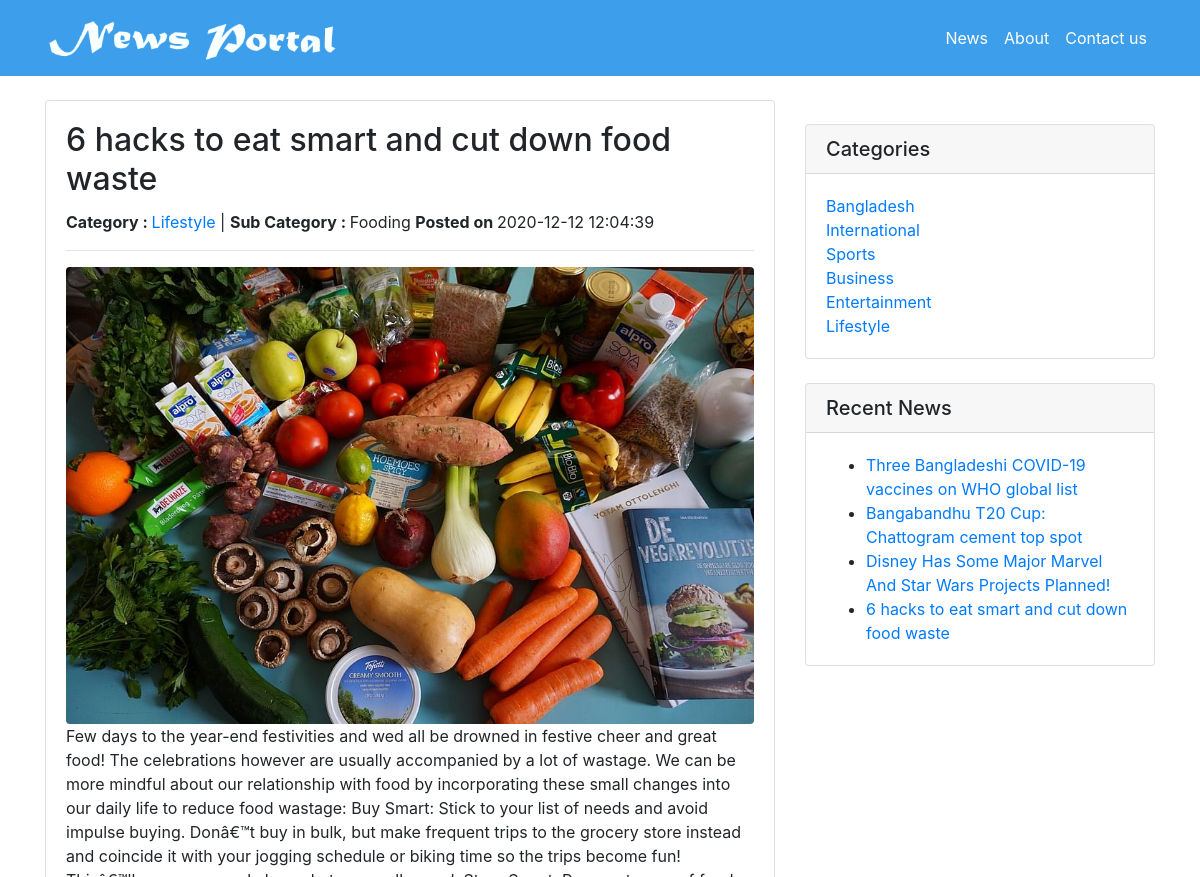
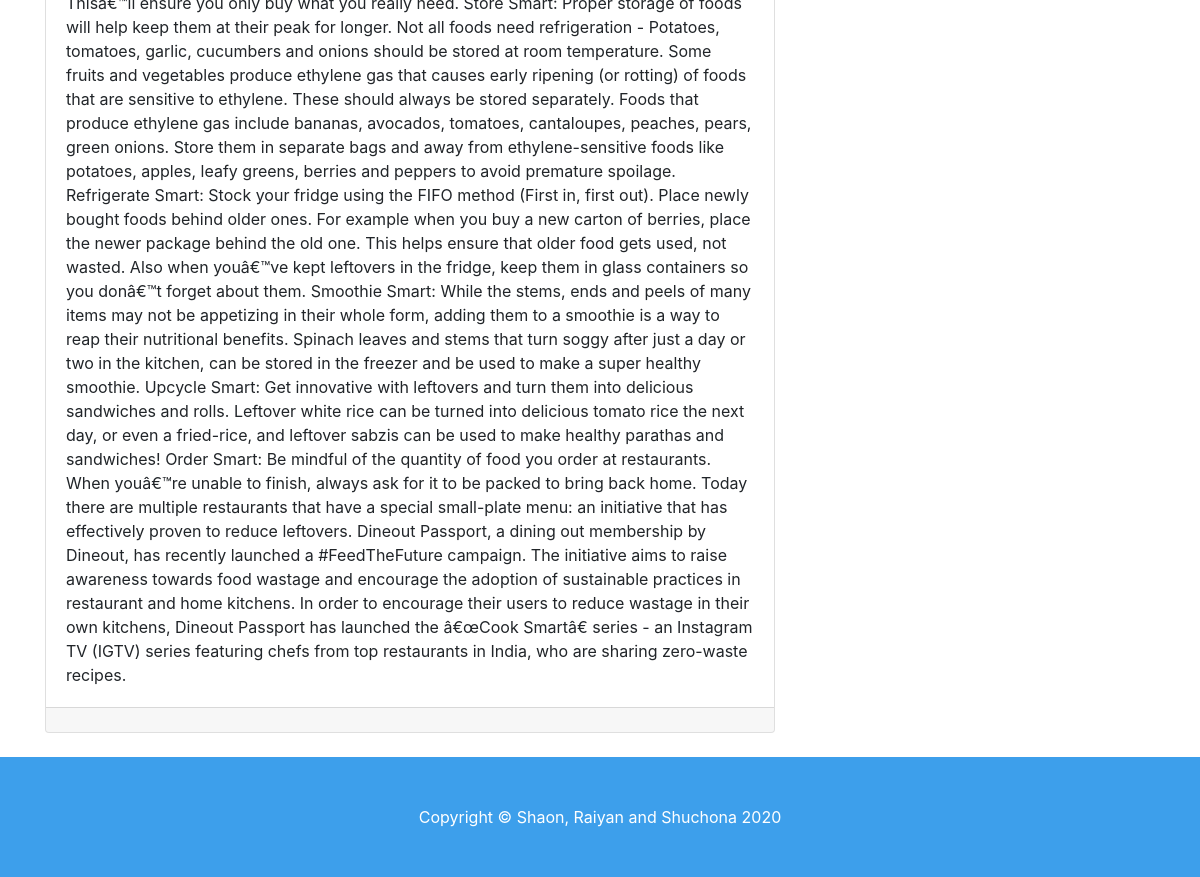
Before: /news-details.php?nid=4 with the older database file (2 pictures, top to bottom).
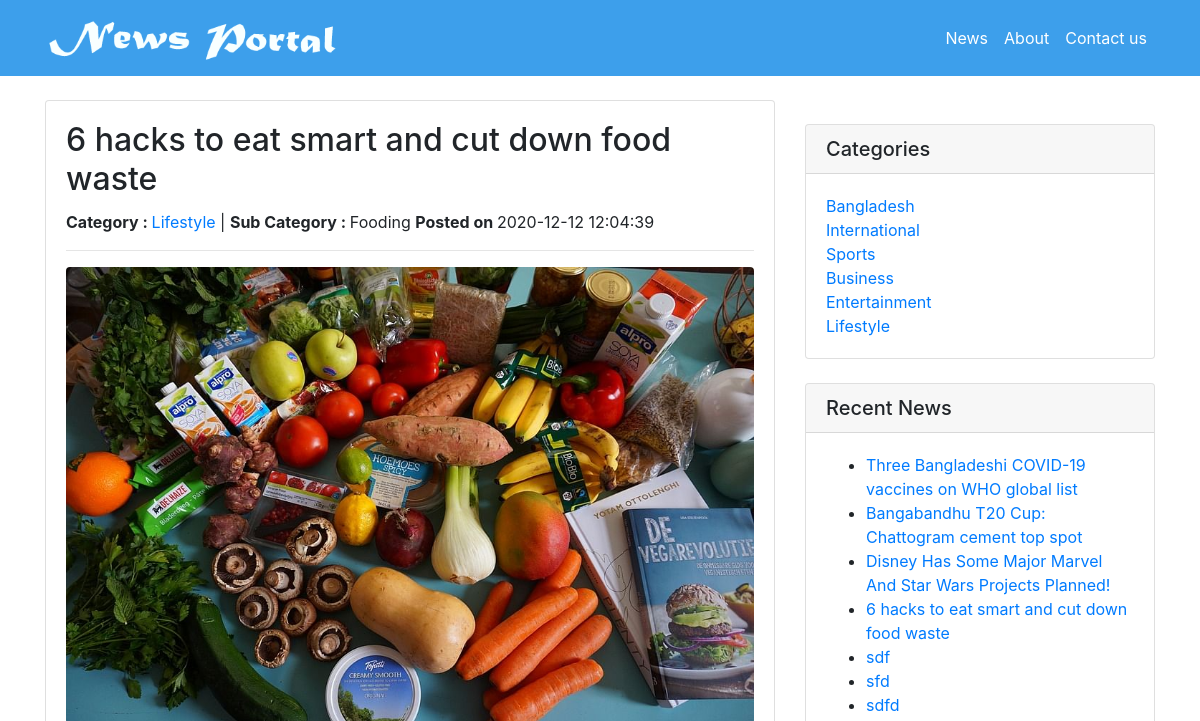
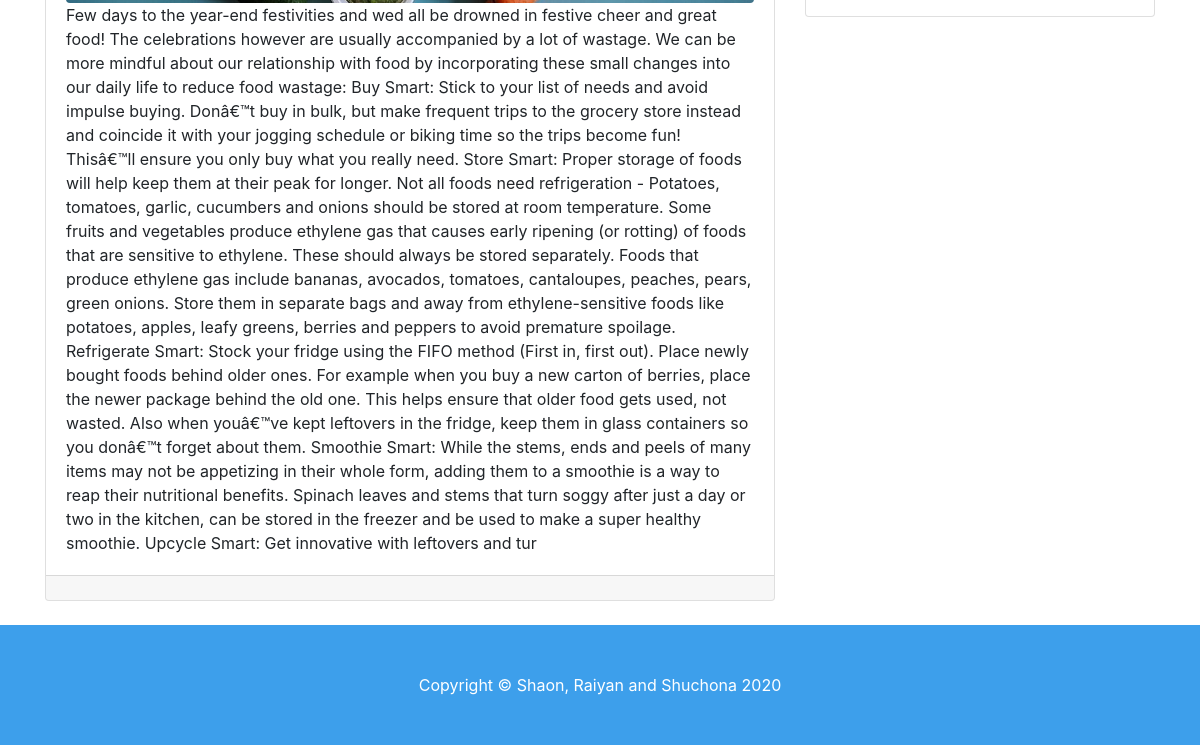
After: the same page with the newer database file (2 pictures, top to bottom).
### tables this page shows
CREATE TABLE `tblposts` (
  `id` int(11) NOT NULL,
  `PostTitle` longtext,
  `CategoryId` int(11) DEFAULT NULL,
  `SubCategoryId` int(11) DEFAULT NULL,
  `PostDetails` varchar(2000) DEFAULT NULL,
  `PostingDate` timestamp NULL DEFAULT CURRENT_TIMESTAMP,
  `UpdationDate` timestamp NULL DEFAULT NULL ON UPDATE CURRENT_TIMESTAMP,
  `Is_Active` int(1) DEFAULT NULL,
  `PostUrl` mediumtext,
  `PostImage` varchar(255) DEFAULT NULL
);

CREATE TABLE `tblcategory` (
  `id` int(11) NOT NULL,
  `CategoryName` varchar(200) DEFAULT NULL,
  `Description` mediumtext,
  `PostingDate` timestamp NULL DEFAULT CURRENT_TIMESTAMP,
  `UpdationDate` timestamp NULL DEFAULT '0000-00-00 00:00:00' ON UPDATE CURRENT_TIMESTAMP,
  `Is_Active` int(1) DEFAULT NULL
);

CREATE TABLE `tblsubcategory` (
  `SubCategoryId` int(11) NOT NULL,
  `CategoryId` int(11) DEFAULT NULL,
  `Subcategory` varchar(255) DEFAULT NULL,
  `SubCatDescription` mediumtext,
  `PostingDate` timestamp NOT NULL DEFAULT CURRENT_TIMESTAMP,
  `UpdationDate` timestamp NULL DEFAULT '0000-00-00 00:00:00' ON UPDATE CURRENT_TIMESTAMP,
  `Is_Active` int(1) DEFAULT NULL
);

### news-details.php (the view, shortened to what this page needs)
<?php
include('includes/config.php');
?>
<!DOCTYPE html>
<html lang="en">
  <head>
    <link href="vendor/bootstrap/css/bootstrap.min.css" rel="stylesheet">
    <link href="css/modern-business.css" rel="stylesheet">
  </head>
  <body>
   <?php include('includes/header.php');?>
    <div class="container">
      <div class="row" style="margin-top: 4%">
        <div class="col-md-8">
<?php
$pid=intval($_GET['nid']);
 $query=mysqli_query($con,"select tblposts.PostTitle as posttitle,tblposts.PostImage,tblcategory.CategoryName as category,tblcategory.id as cid,tblsubcategory.Subcategory as subcategory,tblposts.PostDetails as postdetails,tblposts.PostingDate as postingdate,tblposts.PostUrl as url from tblposts left join tblcategory on tblcategory.id=tblposts.CategoryId left join  tblsubcategory on  tblsubcategory.SubCategoryId=tblposts.SubCategoryId where tblposts.id='$pid'");
while ($row=mysqli_fetch_array($query)) {
?>
          <div class="card mb-4">
            <div class="card-body">
              <h2 class="card-title"><?php echo htmlentities($row['posttitle']);?></h2>
              <p><b>Category : </b> <a href="category.php?catid=<?php echo htmlentities($row['cid'])?>"><?php echo htmlentities($row['category']);?></a> |
                <b>Sub Category : </b><?php echo htmlentities($row['subcategory']);?> <b> Posted on </b><?php echo htmlentities($row['postingdate']);?></p>
                <hr />
 <img class="img-fluid rounded" src="admin/postimages/<?php echo htmlentities($row['PostImage']);?>" alt="<?php echo htmlentities($row['posttitle']);?>">
              <p class="card-text"><?php
$pt=$row['postdetails'];
              echo  (substr($pt,0));?></p>
            </div>
            <div class="card-footer text-muted">
            </div>
          </div>
<?php } ?>
        </div>
      <?php include('includes/sidebar.php');?>
      </div>
    </div>
      <?php include('includes/footer.php');?>
  </body>
</html>

### includes/header.php (shortened to what this page needs)
<nav class="navbar fixed-top navbar-expand-lg navbar-dark bg-dark fixed-top">
     <div class="container">
       <a class="navbar-brand" href="index.php"><img src="images/logo.png" height="50"></a>
       <div class="collapse navbar-collapse" id="navbarResponsive">
         <ul class="navbar-nav ml-auto">
           <li class="nav-item">
              <a class="nav-link" href="index.php">News</a>
           </li>
                <li class="nav-item">
		  <a class="nav-link" href="about-us.php">About</a>
           </li>
            <li class="nav-item">
             <a class="nav-link" href="contact-us.php">Contact us</a>
           </li>
         </ul>
       </div>
     </div>
   </nav>

### includes/sidebar.php
  <div class="col-md-4">
          <div class="card my-4">
            <h5 class="card-header">Categories</h5>
            <div class="card-body">
              <div class="row">
                <div class="col-lg-6">
                  <ul class="list-unstyled mb-0">
<?php $query=mysqli_query($con,"select id,CategoryName from tblcategory");
while($row=mysqli_fetch_array($query))
{
?>
                    <li>
                      <a href="category.php?catid=<?php echo htmlentities($row['id'])?>"><?php echo htmlentities($row['CategoryName']);?></a>
                    </li>
<?php } ?>
                  </ul>
                </div>
              </div>
            </div>
          </div>
          <div class="card my-4">
            <h5 class="card-header">Recent News</h5>
            <div class="card-body">
                      <ul class="mb-0">
<?php
$query=mysqli_query($con,"select tblposts.id as pid,tblposts.PostTitle as posttitle from tblposts left join tblcategory on tblcategory.id=tblposts.CategoryId left join  tblsubcategory on  tblsubcategory.SubCategoryId=tblposts.SubCategoryId limit 8");
while ($row=mysqli_fetch_array($query)) {
?>
  <li>
                      <a href="news-details.php?nid=<?php echo htmlentities($row['pid'])?>"><?php echo htmlentities($row['posttitle']);?></a>
                    </li>
            <?php } ?>
          </ul>
            </div>
          </div>
        </div>

### includes/footer.php
<footer class="py-5 bg-dark">
  <div class="container">
    <p class="m-0 text-center text-white">Copyright &copy;  Shaon, Raiyan and Shuchona 2020</p>
  </div>
</footer>

### css/modern-business.css (style rules this page uses)
body { padding-top: 54px; }
@media (min-width: 992px) { body { padding-top: 56px; } }

Changed rows visible on the page:
changed tblposts "6 hacks to eat smart and cut down food waste": PostDetails "…innovative with leftovers and turn them into delicious sandwiches and rolls. Leftover white rice can be turned into delicious tomato rice the next day, or even a fried-rice, and leftover sabzis can be used to make healthy parathas and sandwiches! Order Smart: Be mindful of the quantity of food you order at restaurants. When youâ€™re unable to finish, always ask for it to be packed to bring back home. Today there are multiple restaurants that have a special small-plate menu: an initiative that has effectively proven to reduce leftovers. Dineout Passport, a dining out membership by Dineout, has recently launched a #FeedTheFuture campaign. The initiative aims to raise awareness towards food…" → "…innovative with leftovers and tur"
added tblposts: PostTitle "sdf", shown under "Recent News"
added tblposts: PostTitle "sfd", shown under "Recent News"
added tblposts: PostTitle "sdfd", shown under "Recent News"
